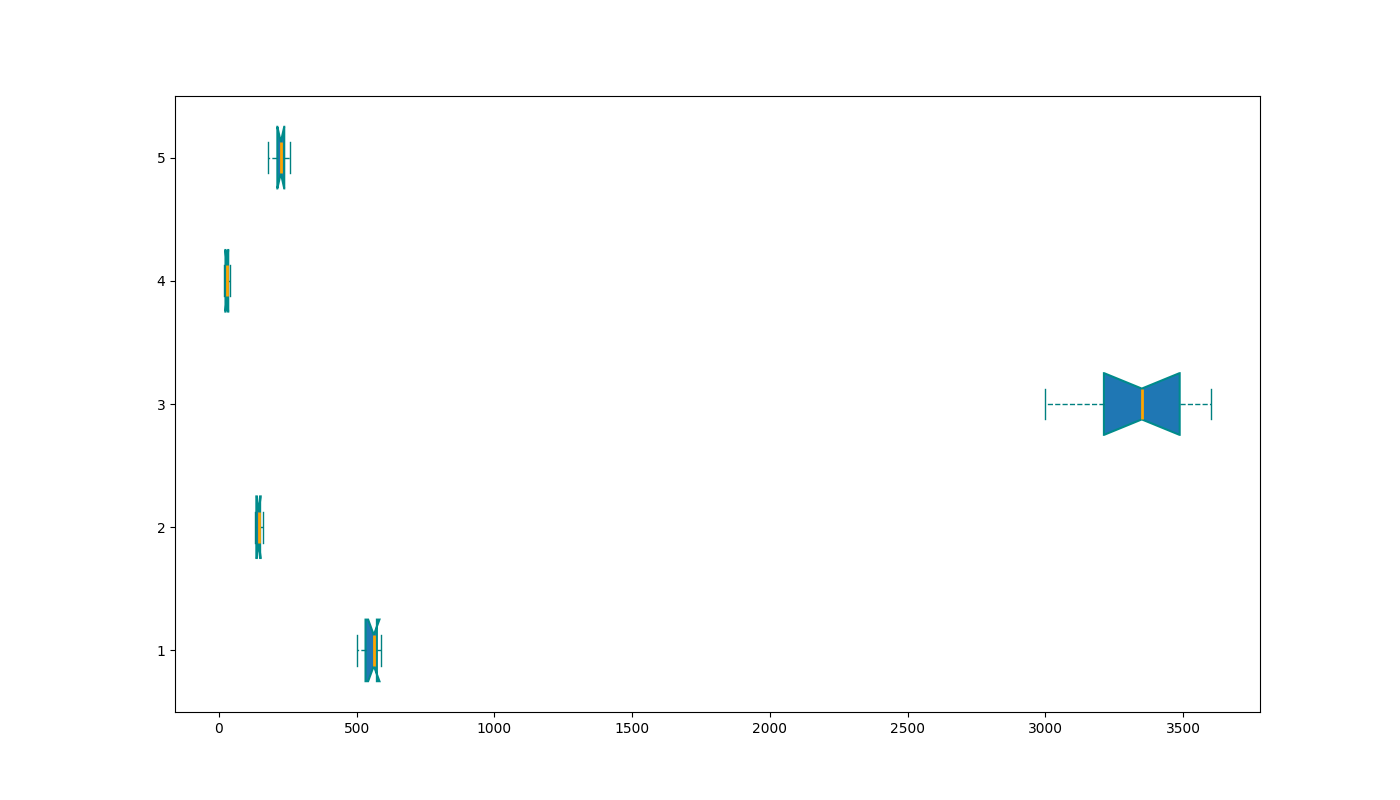

Here is the Python script that generated this plot:
import matplotlib.pyplot as plt

elf_ages = [500, 520, 530, 540, 560, 570, 590, 580, 575, 565]
dwarf_ages = [130, 135, 140, 145, 155, 160, 150, 145, 135, 150]
dragon_ages = [3000, 3200, 3100, 3300, 3400, 3500, 3450, 3550, 3600, 3250]
human_ages = [20, 22, 25, 30, 35, 40, 38, 32, 28, 24]
wizard_ages = [200, 220, 180, 210, 230, 220, 240, 250, 230, 260]

age_data = [elf_ages, dwarf_ages, dragon_ages, human_ages, wizard_ages]

fig, ax = plt.subplots(figsize=(14, 8))

ax.boxplot(age_data, vert=False, patch_artist=True, 
           flierprops=dict(marker='o', color='red', alpha=0.5),
           boxprops=dict(color='darkcyan', linewidth=1.5),
           whiskerprops=dict(color='teal', linestyle='--'),
           capprops=dict(color='teal'),
           medianprops=dict(color='orange', linewidth=2),
           notch=True)

plt.show()
